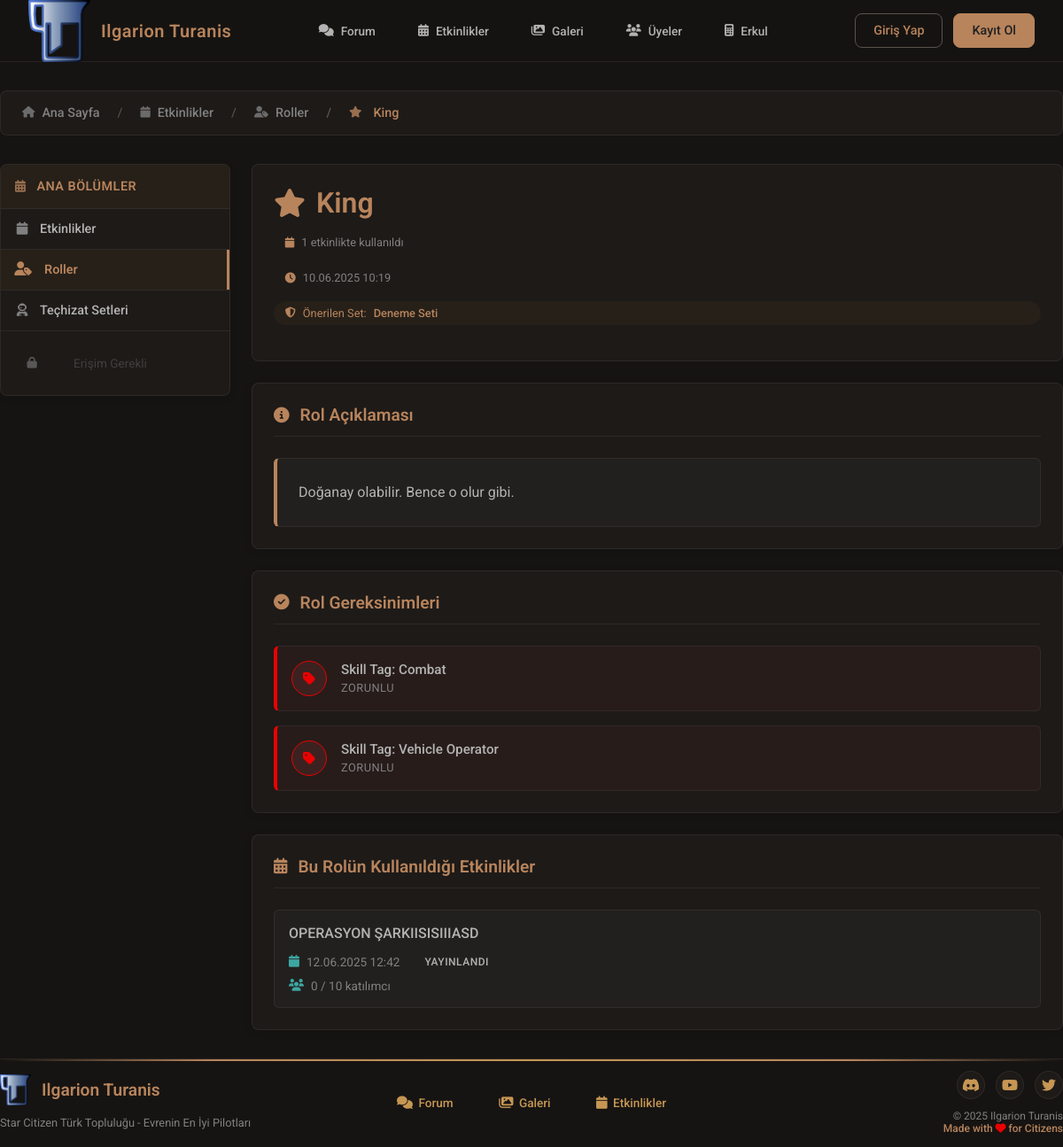
Screenshot of /events/roles/view.php?id=9 with the database file from the repository.
### tables this page shows
CREATE TABLE `event_roles` (
  `id` int(11) NOT NULL,
  `role_name` varchar(100) NOT NULL,
  `role_description` text DEFAULT NULL,
  `role_icon` varchar(50) DEFAULT NULL COMMENT 'Font Awesome icon class',
  `suggested_loadout_id` int(11) DEFAULT NULL COMMENT 'Önerilen loadout set ID',
  `created_at` timestamp NOT NULL DEFAULT current_timestamp()
);

CREATE TABLE `event_role_requirements` (
  `role_id` int(11) NOT NULL,
  `skill_tag_id` int(11) NOT NULL
);

CREATE TABLE `skill_tags` (
  `id` int(11) NOT NULL,
  `tag_name` varchar(100) NOT NULL,
  `created_at` timestamp NOT NULL DEFAULT current_timestamp()
);

CREATE TABLE `events` (
  `id` int(11) NOT NULL,
  `created_by_user_id` int(11) NOT NULL,
  `event_title` varchar(255) NOT NULL,
  `event_description` text NOT NULL,
  `event_thumbnail_path` varchar(255) DEFAULT NULL,
  `event_location` varchar(255) DEFAULT NULL,
  `event_date` datetime NOT NULL,
  `visibility` enum('public','members_only','faction_only') NOT NULL DEFAULT 'members_only',
  `status` enum('draft','published','cancelled','completed') NOT NULL DEFAULT 'draft',
  `created_at` timestamp NOT NULL DEFAULT current_timestamp(),
  `updated_at` timestamp NULL DEFAULT NULL ON UPDATE current_timestamp(),
  `registration_deadline` datetime DEFAULT NULL COMMENT 'Katılım son tarihi',
  `auto_approve` tinyint(1) DEFAULT 0 COMMENT 'Otomatik katılım onayı',
  `event_notes` text DEFAULT NULL COMMENT 'Organizatör notları',
  `max_participants` int(11) DEFAULT NULL COMMENT 'Maksimum katılımcı sayısı (opsiyonel sınır)'
);

### events/roles/view.php (the view, shortened to what this page needs)
<?php
require_once BASE_PATH . '/src/functions/enhanced_events_role_functions.php';
require_once BASE_PATH . '/src/functions/sql_security_functions.php';
require_once '../includes/events_layout.php';
$role_id = isset($_GET['id']) ? (int)$_GET['id'] : null;
try {
    $role_stmt = $pdo->prepare("
        SELECT er.id, er.role_name, er.role_description, er.role_icon,
               er.suggested_loadout_id, er.created_at
        FROM event_roles er
        WHERE er.id = :role_id
    ");
    $role_stmt->execute([':role_id' => $role_id]);
    $role = $role_stmt->fetch(PDO::FETCH_ASSOC);
    $role['loadout_name'] = null;
    if ($role['suggested_loadout_id']) {
        $loadout_stmt = $pdo->prepare("SELECT set_name FROM loadout_sets WHERE id = :id");
        $loadout_stmt->execute([':id' => $role['suggested_loadout_id']]);
        $loadout_result = $loadout_stmt->fetch(PDO::FETCH_ASSOC);
        if ($loadout_result) {
            $role['loadout_name'] = $loadout_result['set_name'];
        }
    }
    $usage_stmt = $pdo->prepare("SELECT COUNT(*) as count FROM event_role_slots WHERE role_id = :role_id");
    $usage_stmt->execute([':role_id' => $role_id]);
    $role['usage_count'] = $usage_stmt->fetchColumn();
    $req_stmt = $pdo->prepare("SELECT COUNT(*) as count FROM event_role_requirements WHERE role_id = :role_id");
    $req_stmt->execute([':role_id' => $role_id]);
    $role['requirements_count'] = $req_stmt->fetchColumn();
    $requirements = [];
    try {
        $requirements_stmt = $pdo->prepare("
            SELECT err.role_id, err.skill_tag_id, st.tag_name
            FROM event_role_requirements err
            JOIN skill_tags st ON err.skill_tag_id = st.id
            WHERE err.role_id = :role_id
            ORDER BY st.tag_name ASC
        ");
        $requirements_stmt->execute([':role_id' => $role_id]);
        $requirements = $requirements_stmt->fetchAll(PDO::FETCH_ASSOC);
    } catch (Exception $e) {
        error_log("Requirements fetch error: " . $e->getMessage());
        $requirements = [];
    }
    $recent_events = [];
    try {
        $events_stmt = $pdo->prepare("
            SELECT DISTINCT e.id, e.event_title as title, e.event_date as event_datetime, e.status,
                   ers.slot_count,
                   (SELECT COUNT(*) FROM event_participations ep
                    WHERE ep.event_id = e.id AND ep.role_slot_id = ers.id
                    AND ep.participation_status = 'confirmed') as active_participants
            FROM events e
            JOIN event_role_slots ers ON e.id = ers.event_id
            WHERE ers.role_id = :role_id
            ORDER BY e.event_date DESC
            LIMIT 10
        ");
        $events_stmt->execute([':role_id' => $role_id]);
        $recent_events = $events_stmt->fetchAll(PDO::FETCH_ASSOC);
    } catch (Exception $e) {
        error_log("Recent events fetch error: " . $e->getMessage());
        $recent_events = [];
    }
} catch (PDOException $e) {
    error_log("Role view PDO error: " . $e->getMessage());
    $_SESSION['error_message'] = "Rol detayları yüklenirken bir hata oluştu.";
    header('Location: index.php');
    exit;
} catch (Exception $e) {
    error_log("Role view general error: " . $e->getMessage());
    $_SESSION['error_message'] = "Beklenmeyen bir hata oluştu.";
    header('Location: index.php');
    exit;
}
$page_title = htmlspecialchars($role['role_name']) . " - Etkinlik Rolü";
$breadcrumb_items = [
    ['text' => 'Ana Sayfa', 'url' => '/index.php', 'icon' => 'fas fa-home'],
    ['text' => 'Etkinlikler', 'url' => '/events/', 'icon' => 'fas fa-calendar'],
    ['text' => 'Roller', 'url' => '/events/roles/', 'icon' => 'fas fa-user-tag'],
    ['text' => $role['role_name'], 'url' => '', 'icon' => $role['role_icon'] ?? 'fas fa-user']
];
include BASE_PATH . '/src/includes/header.php';
include BASE_PATH . '/src/includes/navbar.php';
events_layout_start($breadcrumb_items, $page_title);
?>
<link rel="stylesheet" href="../css/events_sidebar.css">
<link rel="stylesheet" href="css/roles.css">
<link rel="stylesheet" href="css/view.css">
<div class="loadout-view-container">
    <div class="set-meta">
        <div class="set-header">
            <div class="set-info">
                <div class="set-title-group">
                    <h1><i class="<?= htmlspecialchars($role['role_icon']) ?>"></i><?= htmlspecialchars($role['role_name']) ?></h1>
                    <div class="set-meta-info">
                        <?php if ($role['usage_count'] > 0): ?>
                            <span class="usage-count">
                                <i class="fas fa-calendar"></i>
                                <?= $role['usage_count'] ?> etkinlikte kullanıldı
                            </span>
                        <?php endif; ?>
                        <span class="creation-date">
                            <i class="fas fa-clock"></i>
                            <?= date('d.m.Y H:i', strtotime($role['created_at'])) ?>
                        </span>
                        <?php if (!empty($role['loadout_name'])): ?>
                            <span class="loadout-info">
                                <i class="fas fa-shield-alt"></i>
                                Önerilen Set:
                                <a href="../loadouts/view.php?id=<?= $role['suggested_loadout_id'] ?>"
                                   style="color: var(--gold); text-decoration: none; font-weight: 500;">
                                    <?= htmlspecialchars($role['loadout_name']) ?>
                                </a>
                            </span>
                        <?php endif; ?>
                    </div>
                </div>
            </div>
        </div>
    </div>
    <div class="loadout-content">
        <div class="content-section">
            <h2><i class="fas fa-info-circle"></i> Rol Açıklaması</h2>
            <div class="role-description">
                <p><?= nl2br(htmlspecialchars($role['role_description'])) ?></p>
            </div>
        </div>
        <?php if (!empty($requirements)): ?>
            <div class="content-section">
                <h2>
                    <i class="fas fa-check-circle"></i>
                    Rol Gereksinimleri
                </h2>
                <div class="requirements-list">
                    <?php foreach ($requirements as $req): ?>
                        <div class="requirement-item required">
                            <div class="requirement-icon">
                                <i class="fas fa-tag"></i>
                            </div>
                            <div class="requirement-content">
                                <span class="requirement-label">
                                    Skill Tag: <?= htmlspecialchars($req['tag_name']) ?>
                                </span>
                                <span class="requirement-type">
                                    Zorunlu
                                </span>
                            </div>
                        </div>
                    <?php endforeach; ?>
                </div>
            </div>
        <?php endif; ?>
        <?php if (!empty($recent_events)): ?>
            <div class="content-section">
                <h2><i class="fas fa-calendar-alt"></i> Bu Rolün Kullanıldığı Etkinlikler</h2>
                <div class="recent-events">
                    <?php foreach ($recent_events as $event): ?>
                        <div class="event-card">
                            <div class="event-info">
                                <h4>
                                    <a href="../detail.php?id=<?= $event['id'] ?>">
                                        <?= htmlspecialchars($event['title']) ?>
                                    </a>
                                </h4>
                                <div class="event-meta">
                                    <span class="event-date">
                                        <i class="fas fa-calendar"></i>
                                        <?= date('d.m.Y H:i', strtotime($event['event_datetime'])) ?>
                                    </span>
                                    <span class="event-status status-<?= $event['status'] ?>">
                                        <?php
                                        switch($event['status']) {
                                            case 'published': echo 'Yayınlandı'; break;
                                        }
                                        ?>
                                    </span>
                                </div>
                                <div class="event-participants">
                                    <i class="fas fa-users"></i>
                                    <?= $event['active_participants'] ?? 0 ?> / <?= $event['slot_count'] ?> katılımcı
                                </div>
                            </div>
                        </div>
                    <?php endforeach; ?>
                </div>
            </div>
        <?php endif; ?>
    </div>
</div>
<?php
events_layout_end();
include BASE_PATH . '/src/includes/footer.php';
?>

### events/includes/events_layout.php (shortened to what this page needs)
<?php
function events_layout_start($breadcrumb_items = [], $page_title = 'Etkinlikler') {
    ?>
    <link rel="stylesheet" href="../css/events_sidebar.css">
    <div class="events-layout-container">
        <?php if (!empty($breadcrumb_items)): ?>
            <?= generate_events_breadcrumb($breadcrumb_items) ?>
        <?php endif; ?>
        <div class="events-layout-content">
            <aside class="events-sidebar-container">
                <?php
                include __DIR__ . '/events_sidebar.php';
                ?>
            </aside>
            <main class="events-main-content">
    <?php
}
function events_layout_end() {
    ?>
            </main>
        </div>
    </div>
    <?php
}
function generate_events_breadcrumb($items) {
    $breadcrumb = '<nav class="events-breadcrumb-nav"><ol class="events-breadcrumb">';
    foreach ($items as $index => $item) {
        $isLast = ($index === count($items) - 1);
        $breadcrumb .= '<li class="breadcrumb-item' . ($isLast ? ' active' : '') . '">';
        if ($isLast || empty($item['url'])) {
            $breadcrumb .= '<i class="' . ($item['icon'] ?? 'fas fa-folder') . '"></i> ' . htmlspecialchars($item['text']);
        } else {
            $breadcrumb .= '<a href="' . htmlspecialchars($item['url']) . '">';
            $breadcrumb .= '<i class="' . ($item['icon'] ?? 'fas fa-folder') . '"></i> ' . htmlspecialchars($item['text']);
            $breadcrumb .= '</a>';
        }
        $breadcrumb .= '</li>';
    }
    $breadcrumb .= '</ol></nav>';
    return $breadcrumb;
}
?>

### css/style.css (style rules this page uses)
:root { --light-gold: #C69653; --gold:#b8845c; --transparent-gold: rgba(189, 145, 42, 0.05); --red: #EB0000; --dark-red: #B81D24; --transparent-red: #63020760; --grey: #303030; --light-grey: #808080; --lighter-grey: #b3b3b3; --white: #ffffff; --black: #000; --charcoal: #222222; --turquase: #3DA6A2; --turquase-hover: #43d3ce; --light-turquase: #73e4e0; --transparent-turquase: #79fffb3b; --transparent-turquase-2: rgba(89, 244, 255, 0.035); --navbar-height: 70px; --card-bg: #1D1A18; --card-bg-2: #22201E; --card-bg-3: #1A1C1D; --card-bg-4: #201E22; --body-bg: #161412; --border-1: #59524c46; --border-1-hover: #59524C; --border-1-featured: #685d5388; --font: "Roboto", serif; }
html { font-family: var(--font); color: white; height: 100%; font-size: 16px; }
body { padding-top: var(--navbar-height) !important; background-color: var(--body-bg); height: 100%; margin: 0; padding: 0; box-sizing: border-box; overflow-x: hidden; }
* { margin: 0; padding: 0; box-sizing: border-box !important; }
* a { text-decoration: none; }
.breadcrumb-item { display: flex; align-items: center; }
.breadcrumb-item a { color: var(--gold); text-decoration: none; transition: color 0.2s ease; font-weight: 500; }
.active { color: var(--light-grey); }
.active i { margin-right: 5px; }
.breadcrumb-item + .breadcrumb-item::before { content: '>'; margin: 0 0.5rem; color: var(--light-grey); }

### events/css/events_sidebar.css (style rules this page uses)
.events-layout-container { max-width: 1600px; margin: 0 auto; font-family: var(--font); color: var(--lighter-grey); padding: 2rem 0; }
.events-layout-content { display: grid; grid-template-columns: 280px 1fr; gap: 2rem; align-items: start; }
.events-main-content { min-height: 400px; }
.events-main-content .loadout-page-container, .events-main-content .loadouts-page-container, .events-main-content .loadout-view-container { max-width: none; margin: 0; padding: 0; }
.events-sidebar-container { position: sticky; top: 5rem; height: fit-content; }
.events-breadcrumb-nav { margin-bottom: 2rem; }
.events-breadcrumb { list-style: none; margin: 0; padding: 1rem 1.5rem; background: var(--card-bg); border: 1px solid var(--border-1); border-radius: 8px; display: flex; align-items: center; gap: 0.75rem; font-size: 0.9rem; }
.events-breadcrumb .breadcrumb-item { display: flex; align-items: center; gap: 0.5rem; }
.events-breadcrumb .breadcrumb-item + .breadcrumb-item::before { content: '/'; color: var(--light-grey); margin-right: 0.75rem; opacity: 0.6; }
.events-breadcrumb .breadcrumb-item a { color: var(--light-grey); text-decoration: none; transition: color 0.2s ease; display: flex; align-items: center; gap: 0.5rem; }
.events-breadcrumb .breadcrumb-item.active { color: var(--gold); font-weight: 500; display: flex; align-items: center; gap: 0.5rem; }
.events-breadcrumb .breadcrumb-item i { font-size: 0.8rem; opacity: 0.8; }
@media (max-width: 1200px) { .events-layout-content { grid-template-columns: 260px 1fr; gap: 1.5rem; } }

### events/roles/css/roles.css (style rules this page uses)
.loadout-view-container { max-width: 1600px; margin: 0 auto; font-family: var(--font); color: var(--lighter-grey); padding: 2rem 0; background: transparent; }
.set-meta { background: var(--card-bg); border: 1px solid var(--border-1); border-radius: 8px; padding: 1.5rem; margin-bottom: 1.5rem; }
.set-header { display: flex; flex-direction: column; gap: 0.75rem; margin-bottom: 1rem; }
.set-header h1 { margin: 0; color: var(--gold); font-size: 2rem; font-weight: 600; display: flex; align-items: center; gap: 0.75rem; }
.set-header h1 i { color: var(--gold); }

### rows the page displays
event_roles: role_name "King", created_at "10.06.2025 10:19", role_description "Doğanay olabilir. Bence o olur gibi."
event_role_requirements: skill_tag.tag_name "Combat"
event_role_requirements: skill_tag.tag_name "Vehicle Operator"
events: event_title "OPERASYON ŞARKIISISIIIASD", event_date "12.06.2025 12:42", status "YAYINLANDI", active_participants "0", slot_count "10"

### other values shown
$item['text'] "Ana Sayfa"
$item['text'] "Etkinlikler"
$item['text'] "Roller"
$role['usage_count'] "1"
$role['loadout_name'] "Deneme Seti"
$site_name "Ilgarion Turanis"
